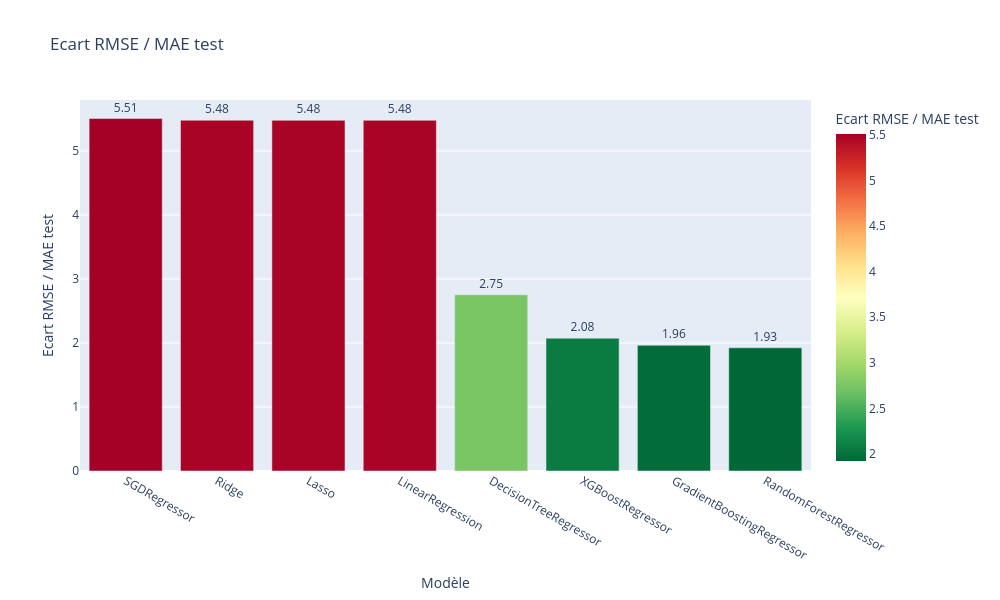

Notebook code for this chart:
### Code cell
resultats_concat = resultats_concat.sort_values(by="Ecart RMSE / MAE test", ascending=False)

# Création du graphique avec dégradé de couleur
fig = px.bar(
    resultats_concat,
    x='Modèle',
    y="Ecart RMSE / MAE test",
    text=resultats_concat["Ecart RMSE / MAE test"].round(2),
    color="Ecart RMSE / MAE test",
    color_continuous_scale='RdYlGn_r',
    title="Ecart RMSE / MAE test"
)

# Personnalisation
fig.update_traces(textposition='outside')
fig.update_layout(
    xaxis_title='Modèle',
    yaxis_title='Ecart RMSE / MAE test',
    height=600,
    width=1000,
    coloraxis_colorbar=dict(
        title="Ecart RMSE / MAE test"
    )
)

fig.show()

### Figure 1 — Plotly figure (JSON) as saved in the notebook; plotly's stock layout.template omitted (floating-point values rounded to 4 significant figures)
{"data": [{"alignmentgroup": "True", "hovertemplate": "Modèle=%{x}<br>Ecart RMSE / MAE test=%{marker.color}<br>text=%{text}<extra></extra>", "legendgroup": "", "marker": {"color": [5.507, 5.481, 5.479, 5.479, 2.754, 2.075, 1.965, 1.925], "coloraxis": "coloraxis", "pattern": {"shape": ""}}, "name": "", "offsetgroup": "", "orientation": "v", "showlegend": false, "text": [5.51, 5.48, 5.48, 5.48, 2.75, 2.08, 1.96, 1.93], "textposition": "outside", "type": "bar", "x": ["SGDRegressor", "Ridge", "Lasso", "LinearRegression", "DecisionTreeRegressor", "XGBoostRegressor", "GradientBoostingRegressor", "RandomForestRegressor"], "xaxis": "x", "y": [5.507, 5.481, 5.479, 5.479, 2.754, 2.075, 1.965, 1.925], "yaxis": "y"}], "layout": {"barmode": "relative", "coloraxis": {"colorbar": {"title": {"text": "Ecart RMSE / MAE test"}}, "colorscale": [[0, "rgb(0,104,55)"], [0.1, "rgb(26,152,80)"], [0.2, "rgb(102,189,99)"], [0.3, "rgb(166,217,106)"], [0.4, "rgb(217,239,139)"], [0.5, "rgb(255,255,191)"], [0.6, "rgb(254,224,139)"], [0.7, "rgb(253,174,97)"], [0.8, "rgb(244,109,67)"], [0.9, "rgb(215,48,39)"], [1, "rgb(165,0,38)"]]}, "height": 600, "legend": {"tracegroupgap": 0}, "title": {"text": "Ecart RMSE / MAE test"}, "width": 1000, "xaxis": {"anchor": "y", "domain": [0, 1], "title": {"text": "Modèle"}}, "yaxis": {"anchor": "x", "domain": [0, 1], "title": {"text": "Ecart RMSE / MAE test"}}}}
